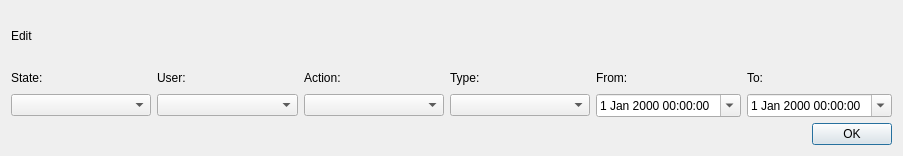
<?xml version="1.0" encoding="UTF-8"?>
<ui version="4.0">
 <class>state_ch</class>
 <widget class="QDialog" name="state_ch">
  <property name="geometry">
   <rect>
    <x>0</x>
    <y>0</y>
    <width>903</width>
    <height>156</height>
   </rect>
  </property>
  <property name="windowTitle">
   <string>Dialog</string>
  </property>
  <layout class="QVBoxLayout" name="verticalLayout" stretch="0,0,0">
   <item>
    <widget class="QLabel" name="label">
     <property name="text">
      <string>Edit</string>
     </property>
    </widget>
   </item>
   <item>
    <layout class="QGridLayout" name="gridLayout">
     <item row="1" column="0">
      <widget class="QComboBox" name="state"/>
     </item>
     <item row="1" column="2">
      <widget class="QComboBox" name="type"/>
     </item>
     <item row="0" column="5">
      <widget class="QLabel" name="label_4">
       <property name="text">
        <string>To:</string>
       </property>
      </widget>
     </item>
     <item row="1" column="4">
      <widget class="QDateTimeEdit" name="od">
       <property name="calendarPopup">
        <bool>true</bool>
       </property>
      </widget>
     </item>
     <item row="0" column="4">
      <widget class="QLabel" name="label_3">
       <property name="text">
        <string>From:</string>
       </property>
      </widget>
     </item>
     <item row="1" column="5">
      <widget class="QDateTimeEdit" name="do_2">
       <property name="calendarPopup">
        <bool>true</bool>
       </property>
      </widget>
     </item>
     <item row="1" column="3">
      <widget class="QComboBox" name="type_c"/>
     </item>
     <item row="0" column="0">
      <widget class="QLabel" name="label_2">
       <property name="text">
        <string>State:</string>
       </property>
      </widget>
     </item>
     <item row="0" column="2">
      <widget class="QLabel" name="label_5">
       <property name="text">
        <string>Action:</string>
       </property>
      </widget>
     </item>
     <item row="0" column="3">
      <widget class="QLabel" name="label_6">
       <property name="text">
        <string>Type:</string>
       </property>
      </widget>
     </item>
     <item row="1" column="1">
      <widget class="QComboBox" name="user"/>
     </item>
     <item row="0" column="1">
      <widget class="QLabel" name="label_7">
       <property name="text">
        <string>User:</string>
       </property>
      </widget>
     </item>
    </layout>
   </item>
   <item>
    <widget class="QDialogButtonBox" name="buttonBox">
     <property name="orientation">
      <enum>Qt::Horizontal</enum>
     </property>
     <property name="standardButtons">
      <set>QDialogButtonBox::Ok</set>
     </property>
    </widget>
   </item>
  </layout>
 </widget>
 <resources/>
 <connections>
  <connection>
   <sender>buttonBox</sender>
   <signal>accepted()</signal>
   <receiver>state_ch</receiver>
   <slot>accept()</slot>
   <hints>
    <hint type="sourcelabel">
     <x>248</x>
     <y>254</y>
    </hint>
    <hint type="destinationlabel">
     <x>157</x>
     <y>274</y>
    </hint>
   </hints>
  </connection>
  <connection>
   <sender>buttonBox</sender>
   <signal>rejected()</signal>
   <receiver>state_ch</receiver>
   <slot>reject()</slot>
   <hints>
    <hint type="sourcelabel">
     <x>316</x>
     <y>260</y>
    </hint>
    <hint type="destinationlabel">
     <x>286</x>
     <y>274</y>
    </hint>
   </hints>
  </connection>
 </connections>
</ui>
